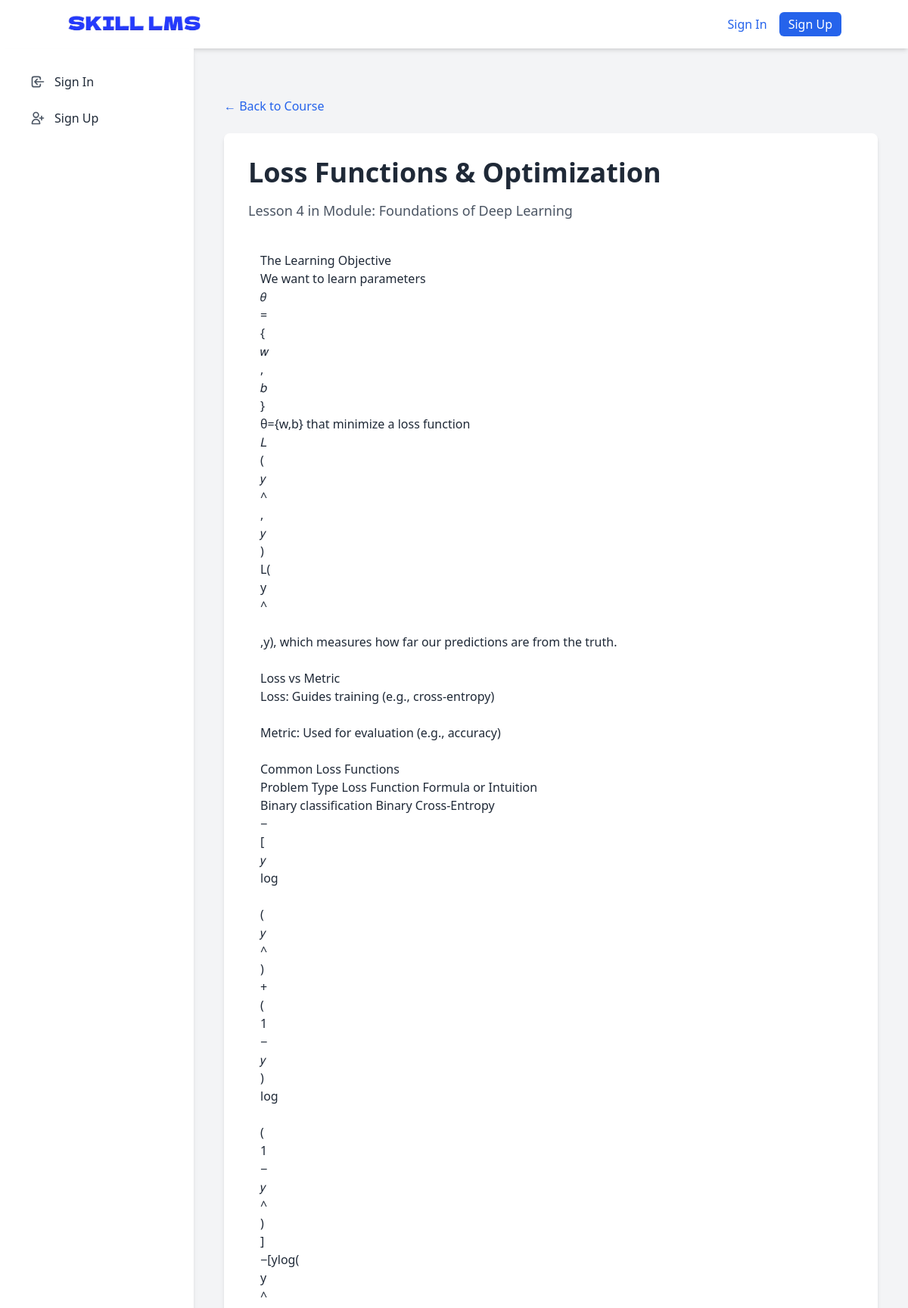
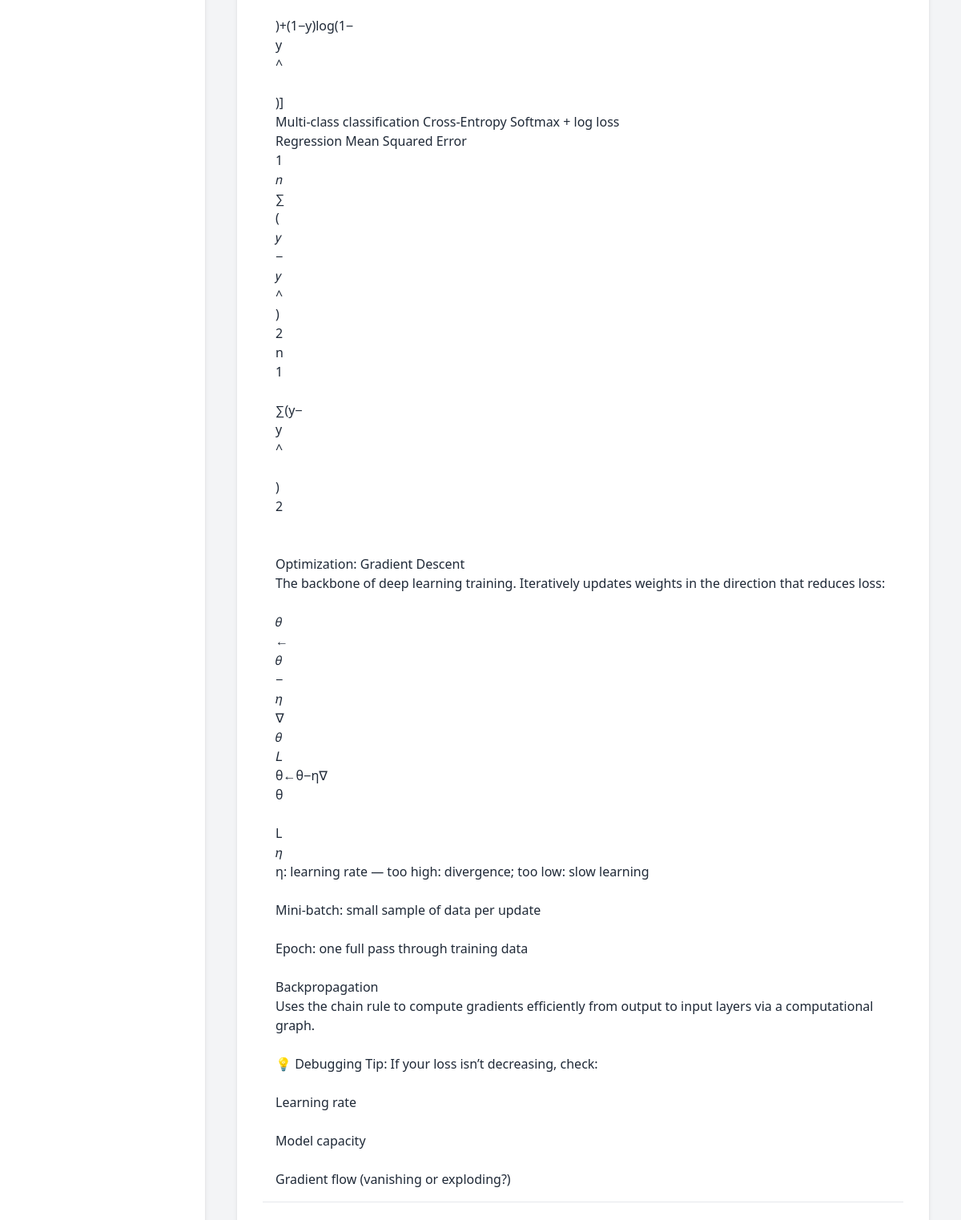
/courses/intro-to-deep-learning/loss-function-and-optim/ (upper part), run on the app's committed database (2 pictures, top to bottom).
### courses/models.py (models this page shows, shortened)
class Lesson(models.Model):
    module = models.ForeignKey(
        Module,
        related_name='lessons',
        on_delete=models.CASCADE,
        help_text="The module this lesson belongs to."
    )
    title = models.CharField(max_length=200, help_text="Title of the lesson.")
    slug = models.SlugField(max_length=200, help_text="URL-friendly identifier for the lesson.")
    order = models.PositiveIntegerField(
        default=0,
        help_text="The order of this lesson within the module."
    )
    class Meta:
        verbose_name_plural = "Lessons"
        ordering = ['order']
        unique_together = ('module', 'slug')

class Module(models.Model):
    course = models.ForeignKey(
        Course,
        related_name='modules',
        on_delete=models.CASCADE,
        help_text="The course this module belongs to."
    )
    title = models.CharField(max_length=200, help_text="Title of the module.")
    description = models.TextField(blank=True, help_text="Brief description of the module.")
    order = models.PositiveIntegerField(
        default=0,
        help_text="The order of this module within the course."
    )
    class Meta:
        verbose_name_plural = "Modules"
        ordering = ['order']

### content/models.py (models this page shows, shortened)
class TextContent(models.Model):
    lesson = models.ForeignKey(
        Lesson,
        related_name='text_content',
        on_delete=models.CASCADE,
        help_text="The lesson this text content is part of."
    )
    body = models.TextField(help_text="The main text content.")
    order = models.PositiveIntegerField(
        default=0,
        help_text="Order of this content block within the lesson."
    )
    class Meta:
        verbose_name_plural = "Text Content"
        ordering = ['order']

### courses/views.py (the view)
# urls.py: path('<slug:course_slug>/<slug:lesson_slug>/', views.lesson_detail, name='lesson_detail'),
def lesson_detail(request, course_slug, lesson_slug):
    lesson = get_object_or_404(
        Lesson,
        slug=lesson_slug,
        module__course__slug=course_slug
    )
    text_blocks = lesson.text_content.all()
    image_blocks = lesson.image_content.all()
    video_blocks = lesson.video_content.all()
    file_blocks = lesson.file_content.all()
    all_content = sorted(
        list(text_blocks) + list(image_blocks) + list(video_blocks) + list(file_blocks),
        key=lambda content_block: content_block.order
    )
    return render(request, 'courses/lesson_detail.html', {
        'lesson': lesson,
        'all_content': all_content,
    })

### templates/courses/lesson_detail.html (shortened to what this page needs)
{% extends 'base.html' %}
{% block content %}
    <div class="container mx-auto mt-10 px-4">
        <div class="mb-6">
            <a href="{% url 'courses:course_detail' lesson.module.course.slug %}" class="text-blue-600 hover:underline">&larr; Back to Course</a>
        </div>
        <div class="bg-white rounded-lg shadow-md p-8 mb-8">
            <h1 class="text-4xl font-bold text-gray-800 mb-4">{{ lesson.title }}</h1>
            <p class="text-gray-600 text-lg mb-6">Lesson {{ lesson.order }} in Module: {{ lesson.module.title }}</p>
            <div class="prose max-w-none">
                {% for content_block in all_content %}
                    <div class="mb-6 p-4 border-b border-gray-200 last:border-b-0">
                            {% if content_block.body %}
                                <div class="text-gray-800">
                                    {{ content_block.body|linebreaksbr }}
                                </div>
                            {% elif content_block.image %}
                                <div class="flex flex-col items-center">
                                    <img src="{{ content_block.image.url }}" alt="{{ content_block.caption|default:'Lesson Image' }}"
                                         class="max-w-full h-auto rounded-lg shadow-md" loading="lazy">
                                    {% if content_block.caption %}
                                        <p class="text-sm text-gray-600 mt-2">{{ content_block.caption }}</p>
                                    {% endif %}
                                </div>
                            {% elif content_block.video_url %}
                                <div class="video-container mb-4">
                                    <iframe width="560" height="315" src="{{ content_block.video_url }}" title="YouTube video player" frameborder="0" allow="accelerometer; autoplay; clipboard-write; encrypted-media; gyroscope; picture-in-picture; web-share" allowfullscreen></iframe>
                                </div>
                                {% if content_block.caption %}
                                    <p class="text-sm text-gray-600 mt-2">{{ content_block.caption }}</p>
                                {% endif %}
                            {% else %}
                                <p class="text-red-500">Unknown content type.</p>
                            {% endif %}
                    </div>
                {% empty %}
                    <div class="text-center text-gray-600">
                        No content available for this lesson yet.
                    </div>
                {% endfor %}
            </div>
        </div>
    </div>
{% endblock %}

### templates/base.html (style rules this page uses)
body { display: flex; min-height: 100vh; flex-direction: column; }

### data on the page
Lesson: title "Loss Functions & Optimization", order "4", module "Foundations of Deep Learning"
TextContent: body "The Learning Objective We want to learn parameters 𝜃 = { 𝑤 , 𝑏 } θ={w,b} that minimize a loss function 𝐿 ( 𝑦 ^ , 𝑦 ) L( y ^ ,y), which measures how far our predictions are from the truth. Loss vs Metric Loss: Guides training (e.g., cross-entropy) Metric: Used for evaluation (e.g., accuracy) Common Loss Functions Problem Type Loss Function Formula or Intuition Binary classification Binary Cross-Entropy − [ 𝑦 log ( 𝑦 ^ ) + ( 1 − 𝑦 ) log ( 1 − 𝑦 ^ ) ] −[ylog( y ^ )+(1−y)log(1− y ^ )] Multi-class classification Cross-Entropy Softmax + log loss Regression Mean Squared Error 1 𝑛 ∑ ( 𝑦 − 𝑦 ^ ) 2 n 1 ∑(y− y ^ ) 2 Optimization: Gradient Descent The backbone of deep learning training. Iteratively…"
